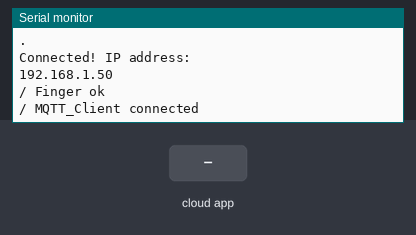
This sketch was run on a simulated ESP8266 (NodeMCU). Parts: the last lines printed to the serial monitor. The test bench sets the inputs (shaded band). WiFi joins after 1.5 s; servers stay silent unless stated; no MQTT or app messages arrive unless stated.

Above: at 2.7 s.
2.8 s: the phone or cloud app sets 1 to 0
At 3.7 s:
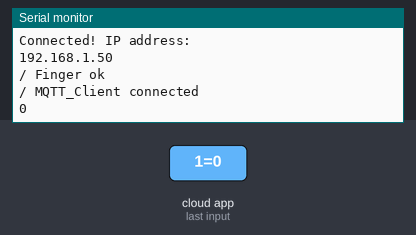
4.3 s: the phone or cloud app sets 1 to 1
At 5.6 s:
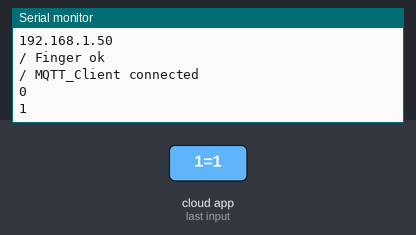

The sketch:

main.ino
```cpp
/* USER CODE BEGIN Header */
/**
  ******************************************************************************
  * @file           : main.ino
  * @brief          : Main program body
  ******************************************************************************
**/
/* USER CODE END Header */
#include "main_inc.h"
/************************* WiFi Access Point ************************************/
#define WLAN_SSID             "FPT"
#define WLAN_PASS             "hpfd23115"
/************************* SERVER Broker config ********************************/
#define fingerprint           "39 DF B6 55 54 1D A4 53 12 70 65 DC 43 11 53 DA 3B A3 6E A8"
#define TOPIC                 "ESP8266/channel/1"
#define MQTT_SERVER           "tailor.cloudmqtt.com"
#define USERNAME              "jwactjqv"
#define PASSWORD              "hICbkWqn0P5k"
#define CLIENT_ID             "ESP8266-client-id-12345"
#define MQTT_SERVERPORT        28989
/************************** Config Function ************************************/
// WiFiFlientSecure for SSL/TLS support
WiFiClientSecure Client_SSL;
// Setup the MQTT client
Adafruit_MQTT_Client MQTT_Client ( &Client_SSL , MQTT_SERVER ,  MQTT_SERVERPORT , CLIENT_ID , USERNAME,  PASSWORD );
// Setup for publishing.
Adafruit_MQTT_Publish MQTT_Publish (&MQTT_Client, TOPIC , 0x1 );
// Setup for subscribe
Adafruit_MQTT_Subscribe MQTT_Subscribe (&MQTT_Client, TOPIC , 0x1 );

int numb = 0 ;

/**********************************************************************
***************************** SETUP ***********************************
***********************************************************************/

void setup()
{
  Function_Config_Wifi (WLAN_SSID , WLAN_PASS );

  Client_SSL.setFingerprint(fingerprint) ? s_pln ("/ Finger ok") : s_pln ("/ Finger not ok") ;

  MQTT_Client.subscribe (&MQTT_Subscribe);

  MQTT_Client.connect() == 0 ? s_pln ("/ MQTT_Client connected ") : s_pln ("Error");
}

/***************************** LOOP *********************************/

void loop()
{
  MQTT_Publish.publish(numb++);

  MQTT_Client.readSubscription(1000) ? Serial.println((char *)MQTT_Subscribe.lastread) : 0x01;

   // ping đến server để giữ cho kết nối luôn hoạt động
   // nếu mất kết nối từ server sẽ tự động disconnect
  //if(! MQTT_Client.ping()) { MQTT_Client.disconnect(); }
}

/****************************** END ***************************************/
```

main_inc.cpp
```cpp
#include "main_inc.h"

void Function_Config_Wifi(const char *ID ,const char *PASS)
{
    Serial.begin(115200);
    WiFi.mode(WIFI_STA);
    WiFi.begin(ID, PASS);

  while (WiFi.status() != WL_CONNECTED) {
    Serial.print(".\n") ; delay(500);
  }

  Serial.print("Connected! IP address: \n");
  Serial.println(WiFi.localIP());
}
```

main_inc.h
```cpp
/* USER CODE BEGIN Header */
/**
  ******************************************************************************
  * @file           : main.h
  * @brief          : Header for main.ino file.
  *                   This file contains the common defines of the application.
  ******************************************************************************
/* USER CODE END Header */

/* Define to prevent recursive inclusion -------------------------------------*/
#ifndef __MAIN_H_
#define __MAIN_H_

#include <ESP8266WiFi.h>
#include <stdint.h>

#include <Adafruit_MQTT_Client.h>
#include <Adafruit_MQTT.h>

#define s Serial
#define s_p	Serial.print
#define s_pf Serial.printf
#define s_pln Serial.println

void Function_Config_Wifi(const char *ID ,const char *PASS);

#endif
/****END OF FILE****/
```

Measured:
- after the input at 2.8 s, the serial monitor: prints a new line at once (image 1)
- after the input at 4.3 s, the serial monitor: prints a new line at once (image 2)
